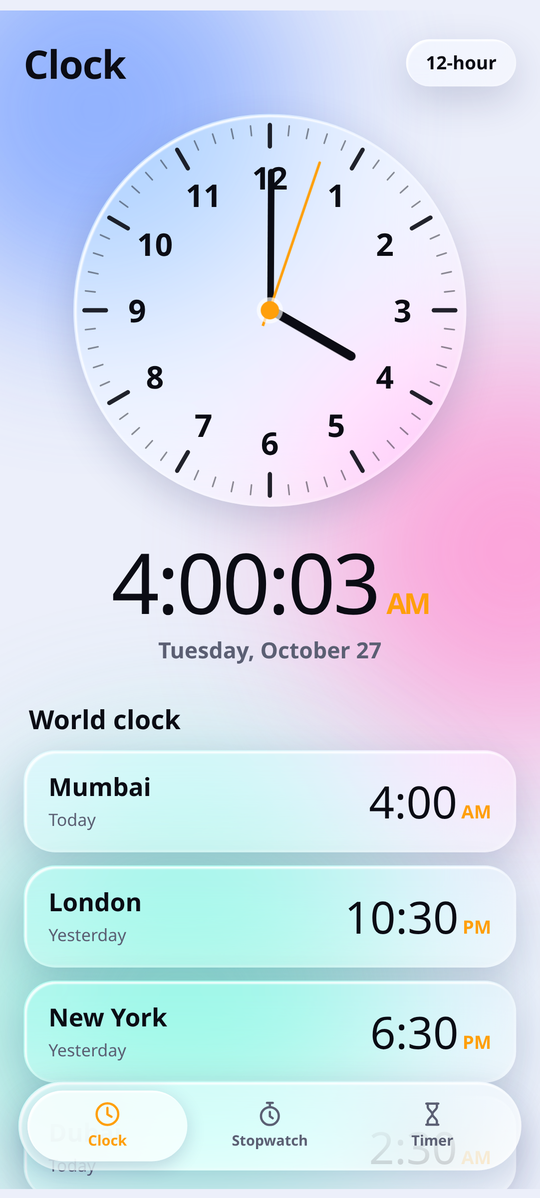
#> input picture screenshots/1-clock-light.png, 540 x 1198 px
$ python make_hero.py
#> lines starting #> are read from the running program, lines starting #| are printed output that depends on the picture; after the words box and inside, x2 and y2 are one past the last pixel; in counts of white or black regions, pixels touching at a corner belong together
#!/usr/bin/env python3
"""Compose the screens into one hero image for the README."""
import os
from PIL import Image, ImageDraw, ImageFilter

HERE = os.path.dirname(os.path.dirname(os.path.abspath(__file__)))
SH = os.path.join(HERE, "screenshots")
NAMES = ["1-clock-light.png", "2-clock-dark.png", "3-stopwatch.png",
         "4-timer.png", "5-glass-settings.png"]

W = 300
GAP = 24
PAD = 40
RAD = 24


def rounded(img, rad):
    m = Image.new("L", img.size, 0)
    ImageDraw.Draw(m).rounded_rectangle([0, 0, img.size[0] - 1, img.size[1] - 1], radius=rad, fill=255)
    out = img.convert("RGBA")
    out.putalpha(m)
    return out


def main():
    imgs = []
    for n in NAMES:
        path = os.path.join(SH, n)
        if not os.path.exists(path):
            continue
        im = Image.open(path).convert("RGB")
#> im is the input picture: PIL image 540x1198 RGB; mean R, G, B 210, 219.4, 236.1
        h = int(im.height * W / im.width)
#> h = 665
        imgs.append(rounded(im.resize((W, h), Image.LANCZOS), RAD))
#> in rounded, `m = Image.new("L", img.size, 0)`: m: PIL image 300x665 L; every value is 0
#> in rounded, `ImageDraw.Draw(m).rounded_rectangle([0, 0, img.size[0] - 1, img.size[1..`:
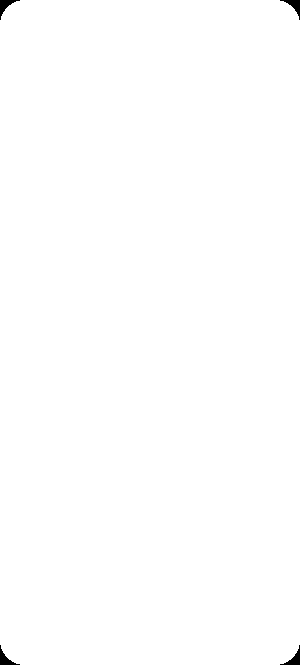
#> m: PIL image 300x665 L; 99.7% white; 4 black regions, box (x1, y1, x2, y2) and area: (0, 0, 20, 20) 131, (280, 0, 300, 20) 131, (0, 645, 20, 665) 131, (280, 645, 300, 665) 131
#> in rounded, `out = img.convert("RGBA")`:
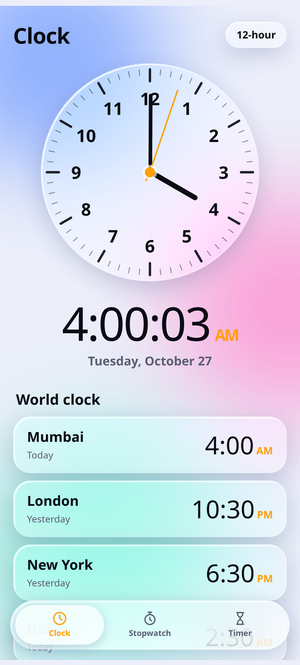
#> out: PIL image 300x665 RGBA; mean R, G, B, A 210, 219.4, 236, 255
#> pass 2 of the loop in main, `for n in NAMES:`:
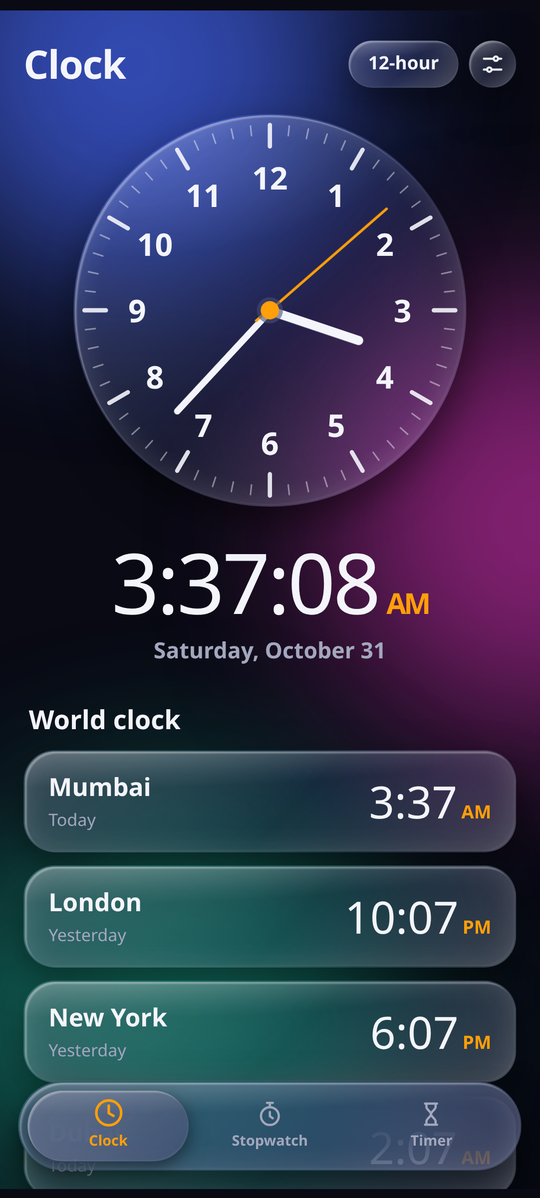
#> input picture screenshots/2-clock-dark.png, 540 x 1198 px
#> in main, im is the input picture: PIL image 540x1198 RGB; mean R, G, B 49.4, 54.5, 83.1
#> in rounded (call 2), `out = img.convert("RGBA")`:
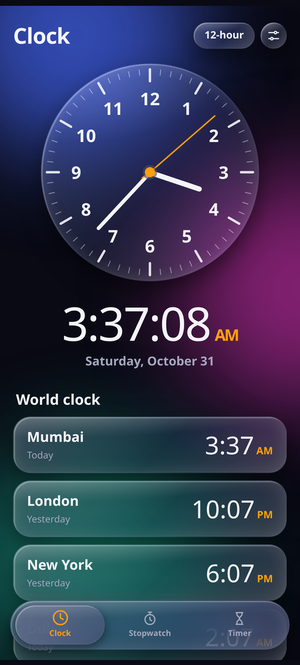
#> out: PIL image 300x665 RGBA; mean R, G, B, A 49.3, 54.5, 83, 255
    h = imgs[0].height
    total_w = PAD * 2 + W * len(imgs) + GAP * (len(imgs) - 1)
    canvas = Image.new("RGB", (total_w, h + PAD * 2), (246, 247, 251))
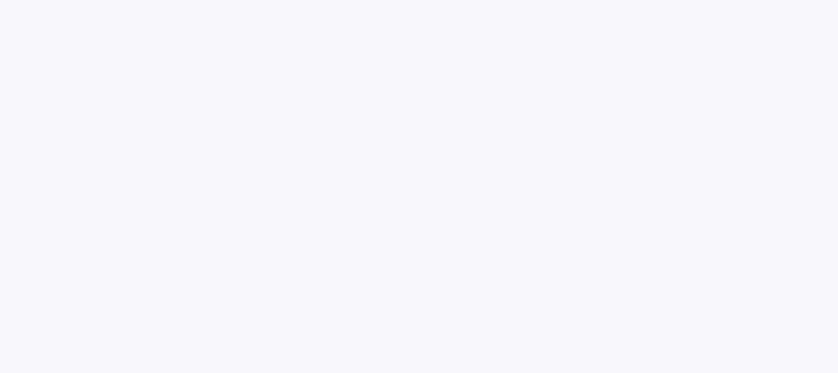
#> canvas: PIL image 1676x745 RGB (shown at 1/2 size); mean R, G, B 246, 247, 251

    for i, im in enumerate(imgs):
        x = PAD + i * (W + GAP)
        shadow = Image.new("RGBA", canvas.size, (0, 0, 0, 0))
        sd = ImageDraw.Draw(shadow)
        sd.rounded_rectangle([x + 4, PAD + 12, x + W + 4, PAD + h + 12], radius=RAD, fill=(30, 40, 80, 70))
        shadow = shadow.filter(ImageFilter.GaussianBlur(14))
        canvas.paste(Image.alpha_composite(canvas.convert("RGBA"), shadow).convert("RGB"), (0, 0))
        canvas.paste(im, (x, PAD), im)
#> this loop made 5 passes
#> pass 1, in main, `shadow = shadow.filter(ImageFilter.GaussianBlur(14))`:
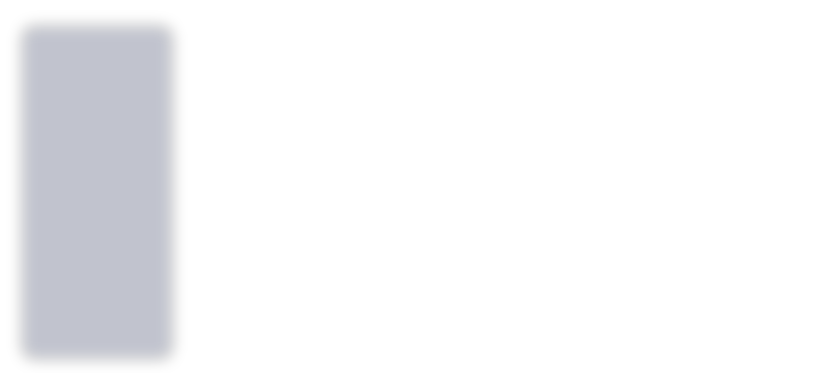
#> shadow: PIL image 1676x745 RGBA (shown at 1/2 size); mean R, G, B, A 4.8, 6.4, 12.8, 11.2; transparent parts drawn white
#> pass 3, in main, `shadow = shadow.filter(ImageFilter.GaussianBlur(14))`:
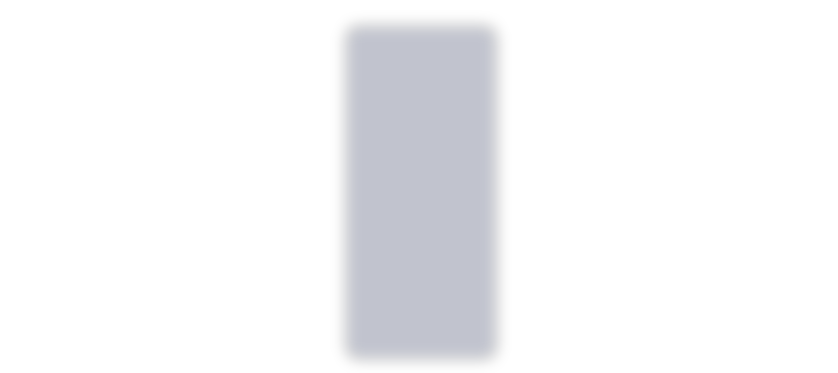
#> shadow: PIL image 1676x745 RGBA (shown at 1/2 size); mean R, G, B, A 4.8, 6.4, 12.8, 11.2; transparent parts drawn white
#> after the loop:
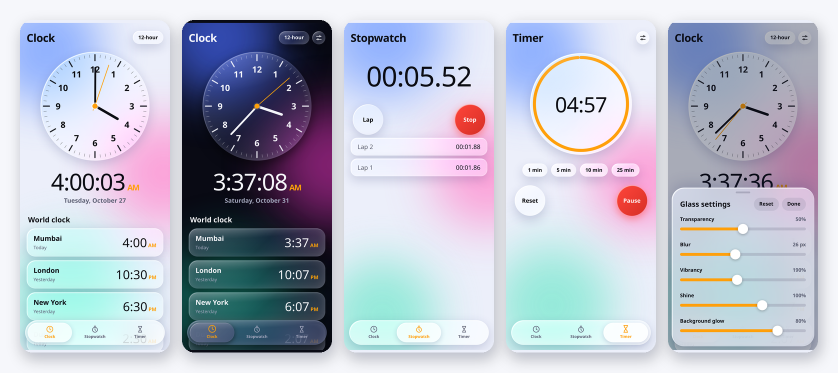
#> canvas: PIL image 1676x745 RGB (shown at 1/2 size); mean R, G, B 184.1, 188.6, 204.1
#> after the loop:
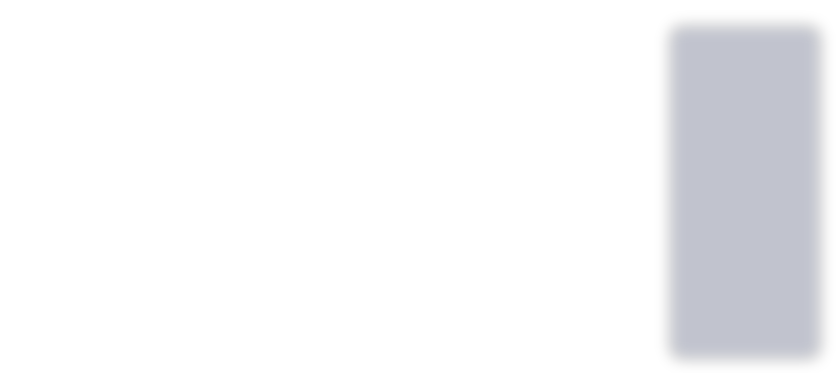
#> shadow: PIL image 1676x745 RGBA (shown at 1/2 size); mean R, G, B, A 4.8, 6.4, 12.8, 11.2; transparent parts drawn white

    out = os.path.join(SH, "hero.png")
    canvas.save(out, optimize=True)
    print("hero", out, canvas.size)
#| hero screenshots/hero.png (1676, 745)


if __name__ == "__main__":
    main()
